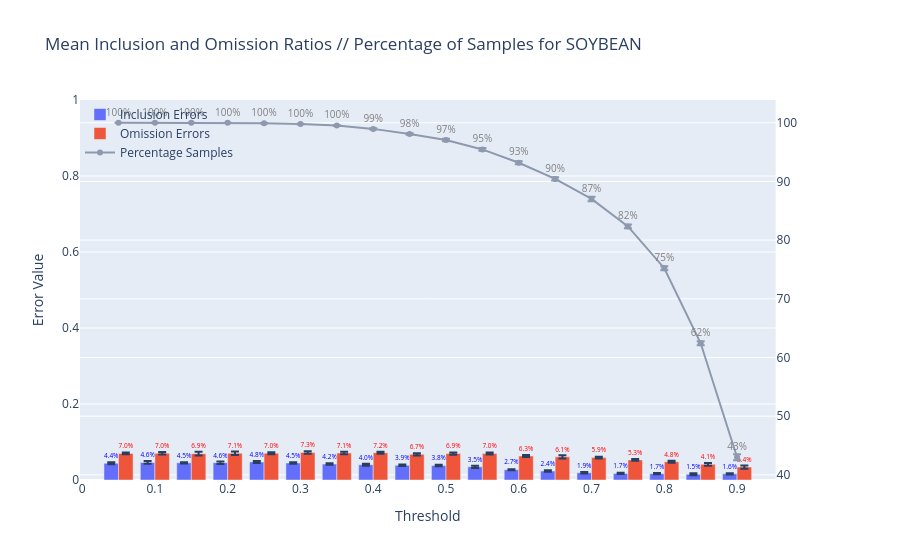

The notebook cell saved with this chart:
### Code cell
# Set the parameters
n = 10
target_class = "SOYBEAN"
target_ratio = 0.7
thresholds = np.arange(0.05, 0.95, 0.05)

# Run the experiments
df_taxas = run_experiments(eval_gdf_crop_not_null[eval_gdf_crop_not_null.period.isin(first_season)], thresholds, n, target_class, target_ratio)

# Plot the results
plot_results(df_taxas, target_class)

### Figure 1 — Plotly figure (JSON) as saved in the notebook; plotly's stock layout.template omitted (floating-point values rounded to 4 significant figures)
{"data": [{"error_y": {"array": [0.002462, 0.003712, 0.001741, 0.003258, 0.002576, 0.002161, 0.002065, 0.002811, 0.001926, 0.00193, 0.002868, 0.001311, 0.001982, 0.00212, 0.001746, 0.001728, 0.002435, 0.001734], "type": "data", "visible": true}, "name": "Inclusion Errors", "text": [0.04393, 0.04624, 0.04529, 0.04556, 0.0476, 0.04478, 0.04187, 0.04011, 0.03865, 0.03788, 0.03468, 0.02721, 0.02361, 0.01917, 0.01722, 0.01662, 0.01521, 0.01628], "textfont": {"color": "blue"}, "textposition": "outside", "texttemplate": "%{text:.1%}", "type": "bar", "x": [0.05, 0.1, 0.15, 0.2, 0.25, 0.3, 0.35, 0.4, 0.45, 0.5, 0.55, 0.6, 0.65, 0.7, 0.75, 0.8, 0.85, 0.9], "y": [0.04393, 0.04624, 0.04529, 0.04556, 0.0476, 0.04478, 0.04187, 0.04011, 0.03865, 0.03788, 0.03468, 0.02721, 0.02361, 0.01917, 0.01722, 0.01662, 0.01521, 0.01628]}, {"error_y": {"array": [0.002251, 0.003183, 0.004929, 0.004714, 0.002492, 0.00335, 0.003531, 0.002578, 0.003083, 0.002852, 0.002674, 0.002798, 0.004073, 0.002145, 0.002484, 0.002737, 0.003357, 0.004259], "type": "data", "visible": true}, "name": "Omission Errors", "text": [0.06997, 0.0702, 0.0694, 0.07059, 0.0705, 0.07258, 0.071, 0.07171, 0.06746, 0.06943, 0.06951, 0.06309, 0.06089, 0.05898, 0.05292, 0.04801, 0.04116, 0.03418], "textfont": {"color": "red"}, "textposition": "outside", "texttemplate": "%{text:.1%}", "type": "bar", "x": [0.05, 0.1, 0.15, 0.2, 0.25, 0.3, 0.35, 0.4, 0.45, 0.5, 0.55, 0.6, 0.65, 0.7, 0.75, 0.8, 0.85, 0.9], "y": [0.06997, 0.0702, 0.0694, 0.07059, 0.0705, 0.07258, 0.071, 0.07171, 0.06746, 0.06943, 0.06951, 0.06309, 0.06089, 0.05898, 0.05292, 0.04801, 0.04116, 0.03418]}, {"error_y": {"array": [0, 0, 0, 0, 0.03008, 0.04734, 0.07238, 0.08683, 0.1351, 0.2071, 0.2272, 0.2487, 0.2847, 0.3832, 0.3337, 0.3398, 0.3581, 0.5026], "type": "data", "visible": true}, "line": {"color": "#8d99ae"}, "mode": "lines+markers+text", "name": "Percentage Samples", "text": [100, 100, 100, 100, 99.92, 99.8, 99.52, 98.96, 98.08, 97.06, 95.45, 93.19, 90.44, 87.03, 82.34, 75.22, 62.43, 43.01], "textfont": {"color": "grey", "size": 10}, "textposition": "top center", "texttemplate": "%{text:.0f}%", "type": "scatter", "x": [0.05, 0.1, 0.15, 0.2, 0.25, 0.3, 0.35, 0.4, 0.45, 0.5, 0.55, 0.6, 0.65, 0.7, 0.75, 0.8, 0.85, 0.9], "xaxis": "x", "y": [100, 100, 100, 100, 99.92, 99.8, 99.52, 98.96, 98.08, 97.06, 95.45, 93.19, 90.44, 87.03, 82.34, 75.22, 62.43, 43.01], "yaxis": "y2"}], "layout": {"legend": {"bgcolor": "rgba(0,0,0,0)", "font": {"size": 12}, "traceorder": "normal", "x": 0, "y": 1}, "title": {"text": "Mean Inclusion and Omission Ratios // Percentage of Samples for SOYBEAN"}, "xaxis": {"anchor": "y", "domain": [0, 0.94], "title": {"text": "Threshold"}}, "yaxis": {"anchor": "x", "domain": [0, 1], "range": [0, 1], "title": {"text": "Error Value"}}, "yaxis2": {"anchor": "x", "overlaying": "y", "side": "right"}}}
